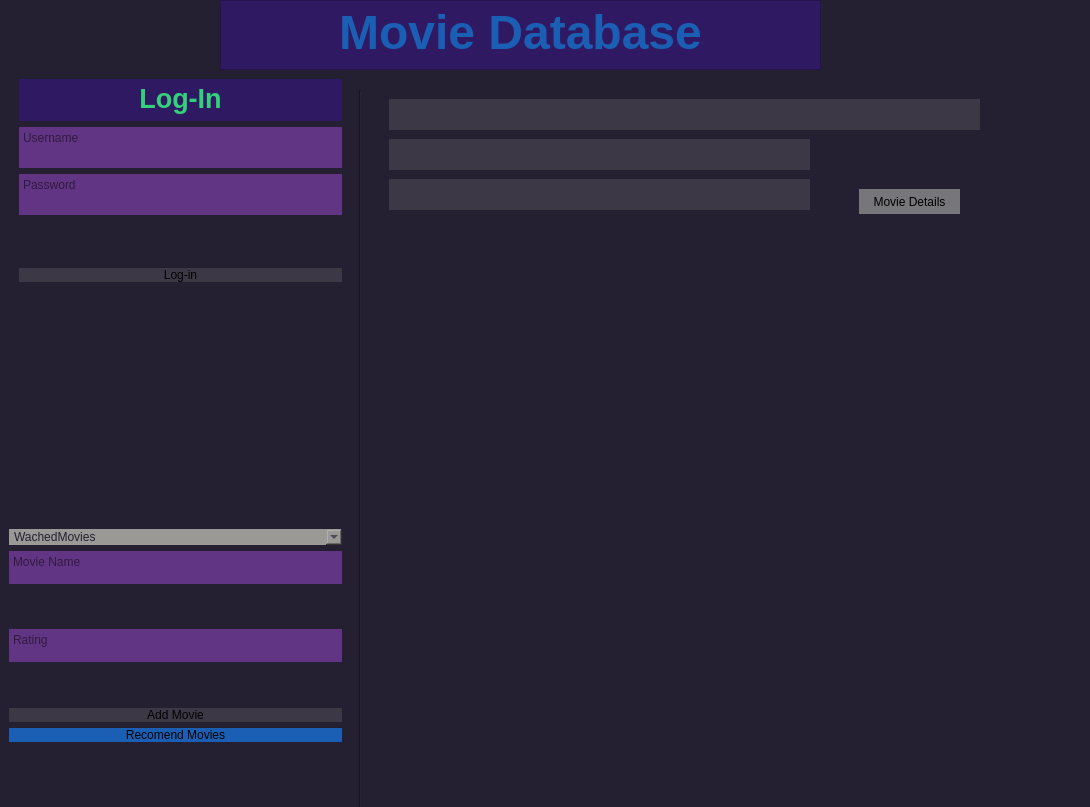
<?xml version="1.0" encoding="UTF-8"?>
<ui version="4.0">
 <class>MainWindow</class>
 <widget class="QMainWindow" name="MainWindow">
  <property name="geometry">
   <rect>
    <x>0</x>
    <y>0</y>
    <width>1090</width>
    <height>807</height>
   </rect>
  </property>
  <property name="windowTitle">
   <string>MainWindow</string>
  </property>
  <property name="styleSheet">
   <string notr="true">background-color: rgb(36, 31, 49)</string>
  </property>
  <property name="documentMode">
   <bool>false</bool>
  </property>
  <property name="unifiedTitleAndToolBarOnMac">
   <bool>false</bool>
  </property>
  <widget class="QWidget" name="centralwidget">
   <property name="mouseTracking">
    <bool>true</bool>
   </property>
   <property name="layoutDirection">
    <enum>Qt::LeftToRight</enum>
   </property>
   <widget class="QFrame" name="frame_2">
    <property name="geometry">
     <rect>
      <x>0</x>
      <y>520</y>
      <width>351</width>
      <height>231</height>
     </rect>
    </property>
    <property name="styleSheet">
     <string notr="true">border: None
</string>
    </property>
    <property name="frameShape">
     <enum>QFrame::StyledPanel</enum>
    </property>
    <property name="frameShadow">
     <enum>QFrame::Raised</enum>
    </property>
    <layout class="QVBoxLayout" name="verticalLayout_8">
     <item>
      <widget class="QComboBox" name="selectTable_3">
       <property name="styleSheet">
        <string notr="true">background-color: rgb(154, 153, 150);
color: rgb(36, 31, 49);</string>
       </property>
       <item>
        <property name="text">
         <string>WachedMovies</string>
        </property>
       </item>
       <item>
        <property name="text">
         <string>Favorite Movies</string>
        </property>
       </item>
      </widget>
     </item>
     <item>
      <widget class="QPlainTextEdit" name="movieName_field_3">
       <property name="styleSheet">
        <string notr="true">background-color: rgb(97, 53, 131);
</string>
       </property>
       <property name="placeholderText">
        <string>Movie Name</string>
       </property>
      </widget>
     </item>
     <item>
      <widget class="QPlainTextEdit" name="Error_from_mnField_3">
       <property name="styleSheet">
        <string notr="true">color: rgb(165, 29, 45);
border: None
</string>
       </property>
       <property name="plainText">
        <string/>
       </property>
      </widget>
     </item>
     <item>
      <widget class="QPlainTextEdit" name="rating_field_3">
       <property name="styleSheet">
        <string notr="true">background-color: rgb(97, 53, 131);
</string>
       </property>
       <property name="placeholderText">
        <string>Rating</string>
       </property>
      </widget>
     </item>
     <item>
      <widget class="QPlainTextEdit" name="Error_from_rField_3">
       <property name="styleSheet">
        <string notr="true">color: rgb(165, 29, 45);
border: None
</string>
       </property>
       <property name="plainText">
        <string/>
       </property>
      </widget>
     </item>
     <item>
      <widget class="QPushButton" name="addMovieButton_3">
       <property name="styleSheet">
        <string notr="true">background-color: rgb(61, 56, 70);</string>
       </property>
       <property name="text">
        <string>Add Movie</string>
       </property>
      </widget>
     </item>
     <item>
      <widget class="QPushButton" name="recomendMovieButton_3">
       <property name="styleSheet">
        <string notr="true">background-color: rgb(26, 95, 180)</string>
       </property>
       <property name="text">
        <string>Recomend Movies</string>
       </property>
      </widget>
     </item>
    </layout>
   </widget>
   <widget class="QTextEdit" name="MovieDatabase_title">
    <property name="geometry">
     <rect>
      <x>220</x>
      <y>0</y>
      <width>601</width>
      <height>70</height>
     </rect>
    </property>
    <property name="styleSheet">
     <string notr="true">background-color: rgb(48, 25, 99);
border-color: rgb(255, 255, 255);</string>
    </property>
    <property name="readOnly">
     <bool>true</bool>
    </property>
    <property name="html">
     <string>&lt;!DOCTYPE HTML PUBLIC &quot;-//W3C//DTD HTML 4.0//EN&quot; &quot;http://www.w3.org/TR/REC-html40/strict.dtd&quot;&gt;
&lt;html&gt;&lt;head&gt;&lt;meta name=&quot;qrichtext&quot; content=&quot;1&quot; /&gt;&lt;style type=&quot;text/css&quot;&gt;
p, li { white-space: pre-wrap; }
&lt;/style&gt;&lt;/head&gt;&lt;body style=&quot; font-family:'Ubuntu'; font-size:11pt; font-weight:400; font-style:normal;&quot;&gt;
&lt;p align=&quot;center&quot; style=&quot; margin-top:0px; margin-bottom:0px; margin-left:0px; margin-right:0px; -qt-block-indent:0; text-indent:0px;&quot;&gt;&lt;span style=&quot; font-size:36pt; font-weight:600; color:#1a5fb4;&quot;&gt;Movie Database&lt;/span&gt;&lt;/p&gt;&lt;/body&gt;&lt;/html&gt;</string>
    </property>
   </widget>
   <widget class="Line" name="line">
    <property name="geometry">
     <rect>
      <x>350</x>
      <y>90</y>
      <width>20</width>
      <height>771</height>
     </rect>
    </property>
    <property name="styleSheet">
     <string notr="true">background-color: rgb(36, 31, 49);</string>
    </property>
    <property name="orientation">
     <enum>Qt::Vertical</enum>
    </property>
   </widget>
   <widget class="QFrame" name="database_Frame">
    <property name="geometry">
     <rect>
      <x>370</x>
      <y>80</y>
      <width>701</width>
      <height>761</height>
     </rect>
    </property>
    <property name="styleSheet">
     <string notr="true">border: None;</string>
    </property>
    <property name="frameShape">
     <enum>QFrame::StyledPanel</enum>
    </property>
    <property name="frameShadow">
     <enum>QFrame::Raised</enum>
    </property>
    <layout class="QVBoxLayout" name="verticalLayout_10">
     <item>
      <widget class="QFrame" name="movieData_frame_3">
       <property name="styleSheet">
        <string notr="true">border:</string>
       </property>
       <property name="frameShape">
        <enum>QFrame::StyledPanel</enum>
       </property>
       <property name="frameShadow">
        <enum>QFrame::Raised</enum>
       </property>
       <widget class="QPlainTextEdit" name="movie_title_3">
        <property name="geometry">
         <rect>
          <x>10</x>
          <y>10</y>
          <width>591</width>
          <height>31</height>
         </rect>
        </property>
        <property name="styleSheet">
         <string notr="true">background-color: rgb(61, 56, 70);</string>
        </property>
        <property name="readOnly">
         <bool>true</bool>
        </property>
       </widget>
       <widget class="QPlainTextEdit" name="movie_detail1_3">
        <property name="geometry">
         <rect>
          <x>10</x>
          <y>50</y>
          <width>421</width>
          <height>31</height>
         </rect>
        </property>
        <property name="styleSheet">
         <string notr="true">background-color: rgb(61, 56, 70);</string>
        </property>
        <property name="readOnly">
         <bool>true</bool>
        </property>
       </widget>
       <widget class="QPlainTextEdit" name="movie_detail2_3">
        <property name="geometry">
         <rect>
          <x>10</x>
          <y>90</y>
          <width>421</width>
          <height>31</height>
         </rect>
        </property>
        <property name="styleSheet">
         <string notr="true">background-color: rgb(61, 56, 70);</string>
        </property>
        <property name="readOnly">
         <bool>true</bool>
        </property>
       </widget>
       <widget class="QPushButton" name="moreDetails_button_3">
        <property name="geometry">
         <rect>
          <x>480</x>
          <y>100</y>
          <width>101</width>
          <height>25</height>
         </rect>
        </property>
        <property name="styleSheet">
         <string notr="true">background-color: rgb(119, 118, 123);</string>
        </property>
        <property name="text">
         <string>Movie Details</string>
        </property>
       </widget>
      </widget>
     </item>
    </layout>
   </widget>
   <widget class="QFrame" name="signupFrame_4">
    <property name="geometry">
     <rect>
      <x>10</x>
      <y>80</y>
      <width>331</width>
      <height>151</height>
     </rect>
    </property>
    <property name="styleSheet">
     <string notr="true">border: None
</string>
    </property>
    <property name="frameShape">
     <enum>QFrame::StyledPanel</enum>
    </property>
    <property name="frameShadow">
     <enum>QFrame::Raised</enum>
    </property>
    <widget class="QTextEdit" name="signupTitle_4">
     <property name="geometry">
      <rect>
       <x>9</x>
       <y>9</y>
       <width>313</width>
       <height>41</height>
      </rect>
     </property>
     <property name="styleSheet">
      <string notr="true">background-color: rgb(48, 25, 99);
border-color: rgb(255, 255, 255);</string>
     </property>
     <property name="readOnly">
      <bool>true</bool>
     </property>
     <property name="html">
      <string>&lt;!DOCTYPE HTML PUBLIC &quot;-//W3C//DTD HTML 4.0//EN&quot; &quot;http://www.w3.org/TR/REC-html40/strict.dtd&quot;&gt;
&lt;html&gt;&lt;head&gt;&lt;meta name=&quot;qrichtext&quot; content=&quot;1&quot; /&gt;&lt;style type=&quot;text/css&quot;&gt;
p, li { white-space: pre-wrap; }
&lt;/style&gt;&lt;/head&gt;&lt;body style=&quot; font-family:'Ubuntu'; font-size:11pt; font-weight:400; font-style:normal;&quot;&gt;
&lt;p align=&quot;center&quot; style=&quot; margin-top:0px; margin-bottom:0px; margin-left:0px; margin-right:0px; -qt-block-indent:0; text-indent:0px;&quot;&gt;&lt;span style=&quot; font-size:20pt; color:#ffffff;&quot;&gt;Account&lt;/span&gt;&lt;/p&gt;&lt;/body&gt;&lt;/html&gt;</string>
     </property>
    </widget>
    <widget class="QPlainTextEdit" name="username_field_4">
     <property name="geometry">
      <rect>
       <x>9</x>
       <y>56</y>
       <width>313</width>
       <height>40</height>
      </rect>
     </property>
     <property name="styleSheet">
      <string notr="true">background-color: rgb(97, 53, 131);
</string>
     </property>
     <property name="readOnly">
      <bool>true</bool>
     </property>
     <property name="placeholderText">
      <string>Username</string>
     </property>
    </widget>
    <widget class="QPlainTextEdit" name="password_field_4">
     <property name="geometry">
      <rect>
       <x>9</x>
       <y>102</y>
       <width>313</width>
       <height>40</height>
      </rect>
     </property>
     <property name="styleSheet">
      <string notr="true">background-color: rgb(97, 53, 131);
</string>
     </property>
     <property name="readOnly">
      <bool>true</bool>
     </property>
     <property name="placeholderText">
      <string>email</string>
     </property>
    </widget>
   </widget>
   <widget class="QFrame" name="signupFrame_3">
    <property name="geometry">
     <rect>
      <x>10</x>
      <y>70</y>
      <width>341</width>
      <height>221</height>
     </rect>
    </property>
    <property name="styleSheet">
     <string notr="true">border: None
</string>
    </property>
    <property name="frameShape">
     <enum>QFrame::StyledPanel</enum>
    </property>
    <property name="frameShadow">
     <enum>QFrame::Raised</enum>
    </property>
    <layout class="QVBoxLayout" name="verticalLayout">
     <item>
      <widget class="QTextEdit" name="signupTitle_3">
       <property name="styleSheet">
        <string notr="true">background-color: rgb(48, 25, 99);
border-color: rgb(255, 255, 255);</string>
       </property>
       <property name="readOnly">
        <bool>true</bool>
       </property>
       <property name="html">
        <string>&lt;!DOCTYPE HTML PUBLIC &quot;-//W3C//DTD HTML 4.0//EN&quot; &quot;http://www.w3.org/TR/REC-html40/strict.dtd&quot;&gt;
&lt;html&gt;&lt;head&gt;&lt;meta name=&quot;qrichtext&quot; content=&quot;1&quot; /&gt;&lt;style type=&quot;text/css&quot;&gt;
p, li { white-space: pre-wrap; }
&lt;/style&gt;&lt;/head&gt;&lt;body style=&quot; font-family:'Ubuntu'; font-size:11pt; font-weight:400; font-style:normal;&quot;&gt;
&lt;p align=&quot;center&quot; style=&quot; margin-top:0px; margin-bottom:0px; margin-left:0px; margin-right:0px; -qt-block-indent:0; text-indent:0px;&quot;&gt;&lt;span style=&quot; font-size:20pt; font-weight:600; color:#33d17a;&quot;&gt;Log-In&lt;/span&gt;&lt;/p&gt;&lt;/body&gt;&lt;/html&gt;</string>
       </property>
      </widget>
     </item>
     <item>
      <widget class="QPlainTextEdit" name="username_field_3">
       <property name="styleSheet">
        <string notr="true">background-color: rgb(97, 53, 131);
</string>
       </property>
       <property name="placeholderText">
        <string>Username</string>
       </property>
      </widget>
     </item>
     <item>
      <widget class="QPlainTextEdit" name="password_field_3">
       <property name="styleSheet">
        <string notr="true">background-color: rgb(97, 53, 131);
</string>
       </property>
       <property name="placeholderText">
        <string>Password</string>
       </property>
      </widget>
     </item>
     <item>
      <widget class="QPlainTextEdit" name="error_user_3">
       <property name="styleSheet">
        <string notr="true">color: rgb(165, 29, 45);
border: None
</string>
       </property>
       <property name="plainText">
        <string/>
       </property>
      </widget>
     </item>
     <item>
      <widget class="QPushButton" name="signupbutton_3">
       <property name="styleSheet">
        <string notr="true">background-color:rgb(61, 56, 70)</string>
       </property>
       <property name="text">
        <string>Log-in</string>
       </property>
      </widget>
     </item>
    </layout>
   </widget>
  </widget>
 </widget>
 <resources/>
 <connections/>
</ui>
